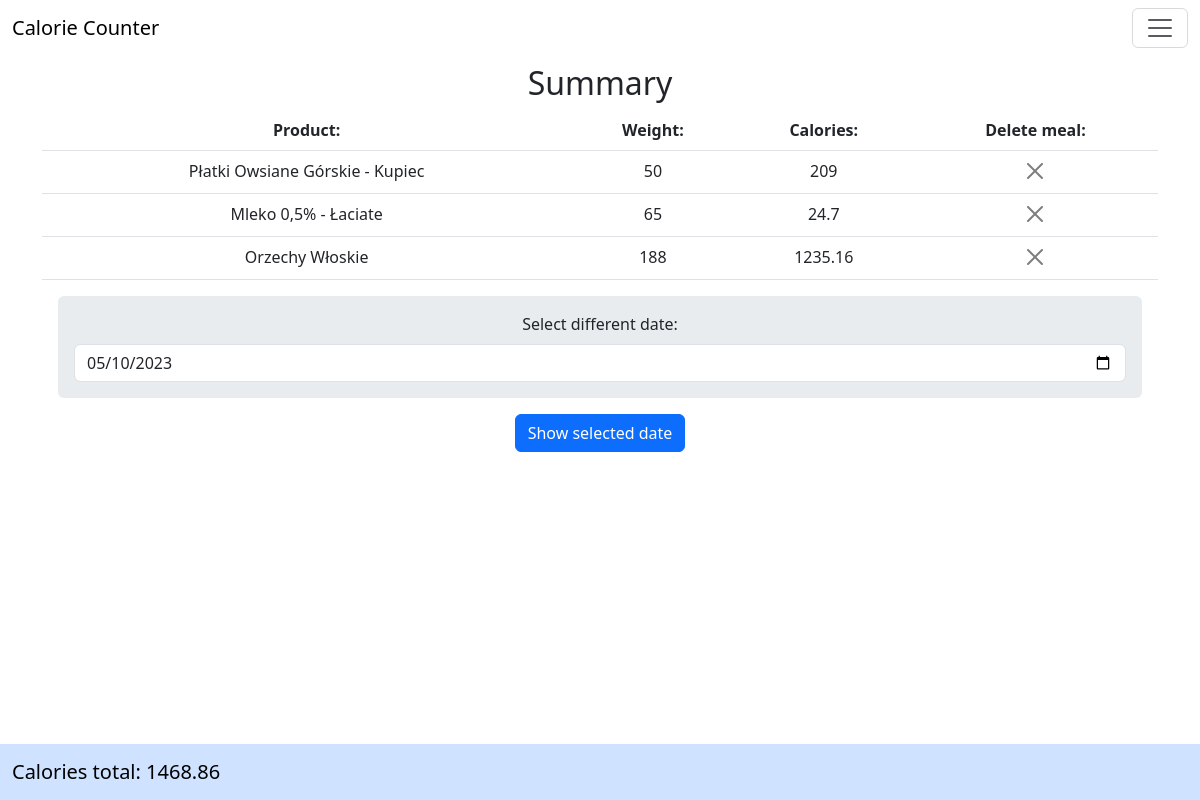
Page / (signed in) on the committed database.
### tables this page shows
CREATE TABLE meals (
    id INTEGER PRIMARY KEY AUTOINCREMENT,
    date TEXT NOT NULL,
    username TEXT NOT NULL,
    product_name TEXT NOT NULL,
    weight NUMERIC,
    calories NUMERIC,
    meal_time TEXT
);

### app.py (the view)
@app.route("/", methods=["GET", "POST"])
@login_required
def index():
    if request.method == "POST":
        cur.execute("DELETE FROM meals WHERE id=?", (request.form.get("meal_to_delete"),))
        con.commit()
    selected_date = request.args.get("selected_date")
    if not selected_date:
        selected_date = date.today()
    calculate_calories(selected_date)
    res = cur.execute("SELECT * FROM meals WHERE date=? AND username=?", (selected_date, session["user"]))
    res = res.fetchall()
    return render_template("index.htm", meals=res, calorie_total=session["calories_today"], selected_date=selected_date)

### app.py (called while the page is built)
def calculate_calories(selected_date):
    session["calories_today"] = 0
    if not selected_date:
        selected_date = date.today()
    res = cur.execute("SELECT * FROM meals WHERE date=? AND username=?", (selected_date, session["user"]))
    res = res.fetchall()
    for result in res:
        if str(result[1]) == str(selected_date):
         session["calories_today"] = round(session["calories_today"] + result[5], 2)

### submodules.py (called while the page is built)
def login_required(f):
    @wraps(f)
    def decorated_function(*args, **kwargs):
        if session.get("user") is None:
            return redirect("/login")
        return f(*args, **kwargs)
    return decorated_function

### templates/index.htm
{% extends "layout.htm" %}
{% block body %}
<h2>Summary</h2>
    <table class="table">
        <tr>
            <th> Product: </th>
            <th> Weight: </th>
            <th> Calories: </th>
            <th> Delete meal: </th>
        </tr>
{% for meal in meals %}
        <tr>
            <td> {{meal[3]}} </td>
            <td> {{meal[4]}} </td>
            <td> {{meal[5]}} </td>
            <td> <form action="/" method="post"> <button class="btn-close" id="meal_to_delete" name="meal_to_delete" value="{{meal[0]}}"></button> </form> </td>
        </tr>
{% endfor %}
</table>
<form action="/" method="get">
    <div class="m-3 p-3 bg-body-secondary rounded-2">
        <label class="form-label" for="selected_date">Select different date:</label>
        <input class="form-control" type="date" name="selected_date" id="selected_date" value={{selected_date}}>
    </div>
    <button class="btn btn-primary" type="submit">Show selected date</button>
</form>
<nav class="navbar fixed-bottom bg-primary-subtle">
    <div class="container-fluid">
      <a class="navbar-brand" href="#">Calories total: {{calorie_total}}</a>
    </div>
</nav>
{% endblock %}

### rows in the picture
meals: product_name "Płatki Owsiane Górskie - Kupiec", weight "50", calories "209"
meals: product_name "Mleko 0,5% - Łaciate", weight "65", calories "24.7"
meals: product_name "Orzechy Włoskie", weight "188", calories "1235.16"

### other values in the picture
{{ calorie_total }} "1468.86"
